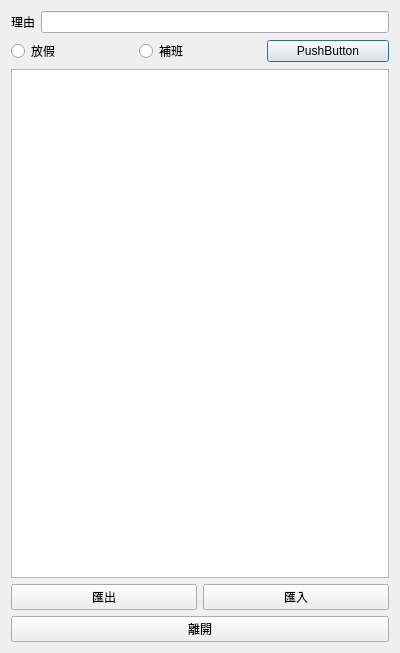
<?xml version="1.0" encoding="UTF-8"?>
<ui version="4.0">
 <class>Dialog</class>
 <widget class="QDialog" name="Dialog">
  <property name="geometry">
   <rect>
    <x>0</x>
    <y>0</y>
    <width>400</width>
    <height>653</height>
   </rect>
  </property>
  <property name="windowTitle">
   <string>Dialog</string>
  </property>
  <layout class="QVBoxLayout" name="verticalLayout">
   <item>
    <layout class="QHBoxLayout" name="horizontalLayout">
     <item>
      <widget class="QLabel" name="label">
       <property name="text">
        <string>理由</string>
       </property>
      </widget>
     </item>
     <item>
      <widget class="QLineEdit" name="lineEdit"/>
     </item>
    </layout>
   </item>
   <item>
    <layout class="QHBoxLayout" name="horizontalLayout_2">
     <item>
      <widget class="QRadioButton" name="qtHolidayRadioButton">
       <property name="text">
        <string>放假</string>
       </property>
      </widget>
     </item>
     <item>
      <widget class="QRadioButton" name="qtWorkdayRadioButton">
       <property name="text">
        <string>補班</string>
       </property>
      </widget>
     </item>
     <item>
      <widget class="QPushButton" name="qtAddPushButton">
       <property name="text">
        <string>PushButton</string>
       </property>
      </widget>
     </item>
    </layout>
   </item>
   <item>
    <layout class="QHBoxLayout" name="horizontalLayout_3">
     <item>
      <widget class="QTableView" name="tableView"/>
     </item>
    </layout>
   </item>
   <item>
    <layout class="QHBoxLayout" name="horizontalLayout_4">
     <item>
      <widget class="QPushButton" name="qtExportPushButton">
       <property name="text">
        <string>匯出</string>
       </property>
      </widget>
     </item>
     <item>
      <widget class="QPushButton" name="qtImportPushButton">
       <property name="text">
        <string>匯入</string>
       </property>
      </widget>
     </item>
    </layout>
   </item>
   <item>
    <layout class="QHBoxLayout" name="horizontalLayout_5">
     <item>
      <widget class="QPushButton" name="qtExitPushButton">
       <property name="text">
        <string>離開</string>
       </property>
      </widget>
     </item>
    </layout>
   </item>
  </layout>
 </widget>
 <resources/>
 <connections/>
</ui>
